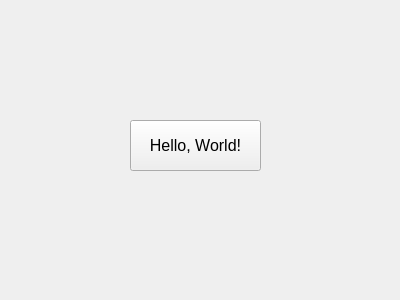
<?xml version="1.0" encoding="UTF-8"?>
<ui version="4.0">
 <class>Widget</class>
 <widget class="QWidget" name="Widget">
  <property name="geometry">
   <rect>
    <x>0</x>
    <y>0</y>
    <width>400</width>
    <height>300</height>
   </rect>
  </property>
  <property name="windowTitle">
   <string>Widget</string>
  </property>
  <widget class="QPushButton" name="pushButton">
   <property name="geometry">
    <rect>
     <x>130</x>
     <y>120</y>
     <width>131</width>
     <height>51</height>
    </rect>
   </property>
   <property name="font">
    <font>
     <pointsize>12</pointsize>
    </font>
   </property>
   <property name="text">
    <string>Hello, World!</string>
   </property>
  </widget>
 </widget>
 <layoutdefault spacing="6" margin="11"/>
 <resources/>
 <connections/>
</ui>
